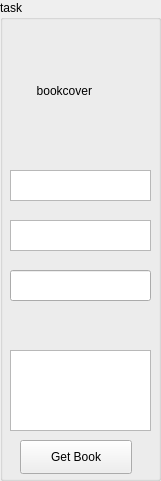
   <widget class="QGroupBox" name="groupBox">
    <property name="geometry">
     <rect>
      <x>20</x>
      <y>20</y>
      <width>161</width>
      <height>481</height>
     </rect>
    </property>
    <property name="title">
     <string>task</string>
    </property>
    <widget class="QLabel" name="bookcoverlabel">
     <property name="geometry">
      <rect>
       <x>30</x>
       <y>30</y>
       <width>91</width>
       <height>121</height>
      </rect>
     </property>
     <property name="text">
      <string>  bookcover</string>
     </property>
    </widget>
    <widget class="QPushButton" name="getbookbutton">
     <property name="geometry">
      <rect>
       <x>20</x>
       <y>440</y>
       <width>112</width>
       <height>34</height>
      </rect>
     </property>
     <property name="text">
      <string>Get Book</string>
     </property>
    </widget>
    <widget class="QTextBrowser" name="translatetype">
     <property name="geometry">
      <rect>
       <x>10</x>
       <y>350</y>
       <width>141</width>
       <height>81</height>
      </rect>
     </property>
    </widget>
    <widget class="QTextBrowser" name="tasknamelabel">
     <property name="geometry">
      <rect>
       <x>10</x>
       <y>170</y>
       <width>141</width>
       <height>31</height>
      </rect>
     </property>
    </widget>
    <widget class="QTextBrowser" name="booknamelabel">
     <property name="geometry">
      <rect>
       <x>10</x>
       <y>220</y>
       <width>141</width>
       <height>31</height>
      </rect>
     </property>
    </widget>
    <widget class="QLineEdit" name="posteridentity">
     <property name="geometry">
      <rect>
       <x>10</x>
       <y>270</y>
       <width>141</width>
       <height>31</height>
      </rect>
     </property>
    </widget>
   </widget>
